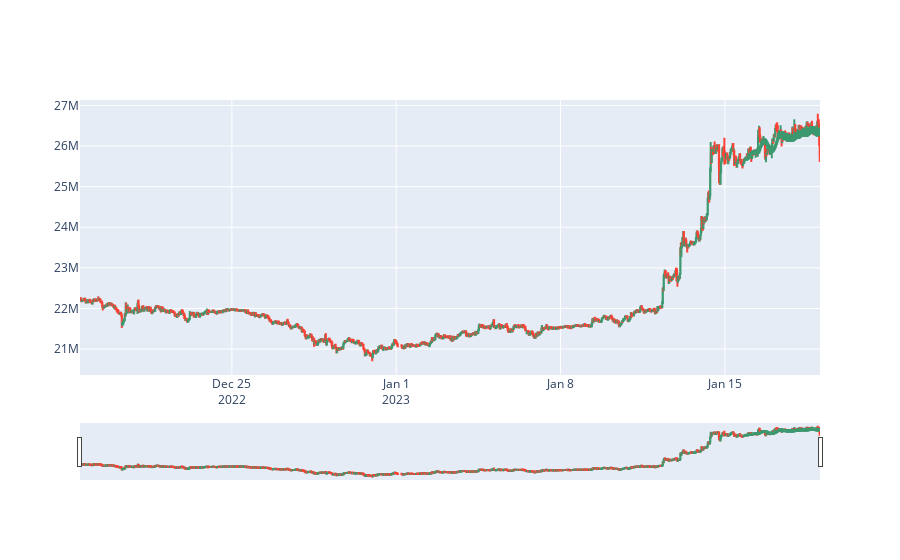

The notebook cell this image was saved under:
### Code cell
fig = go.Figure()
fig.add_trace(go.Candlestick(x=df_BTC.index,
                    open=df_BTC['open'], high=df_BTC['high'],
                    low=df_BTC['low'], close=df_BTC['close'],showlegend=False))
fig.add_trace(go.Candlestick(x=df_BTC_pred.index,
                    open=df_BTC_pred['open'], high=df_BTC_pred['high'],
                    low=df_BTC_pred['low'], close=df_BTC_pred['close'],showlegend=False))
fig.update_xaxes(
    rangeslider_visible=True)

### Figure 1 — Plotly figure (JSON) as saved in the notebook; plotly's stock layout.template omitted (floating-point values rounded to 4 significant figures; data arrays with more than 128 entries replaced by an {"elided": "..."} marker saying what was removed)
{"data": [{"close": {"elided": "1500 int values"}, "high": {"elided": "1500 int values"}, "low": {"elided": "1500 int values"}, "open": {"elided": "1500 int values"}, "showlegend": false, "type": "candlestick", "x": {"elided": "1500 str values"}}, {"close": {"elided": "150 int values"}, "high": {"elided": "150 int values"}, "low": {"elided": "150 int values"}, "open": {"elided": "150 int values"}, "showlegend": false, "type": "candlestick", "x": {"elided": "150 str values"}}], "layout": {"xaxis": {"rangeslider": {"visible": true}}}}
